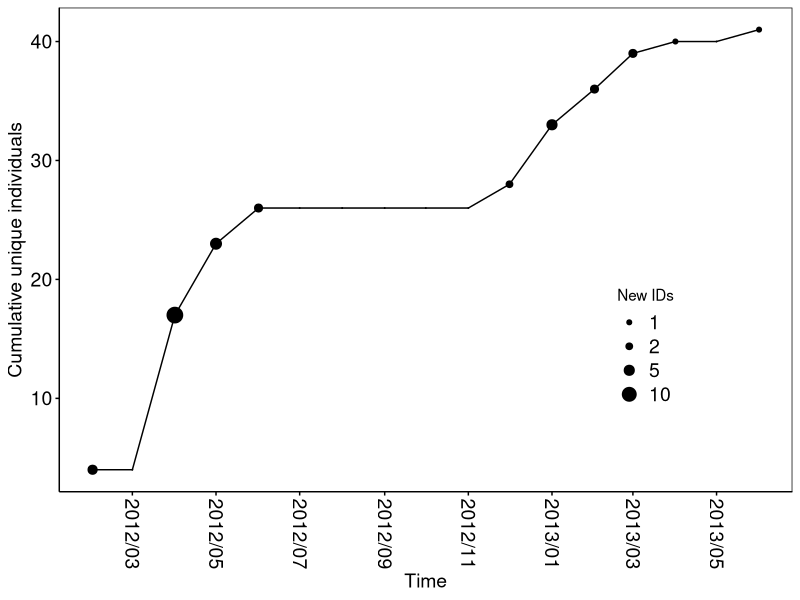
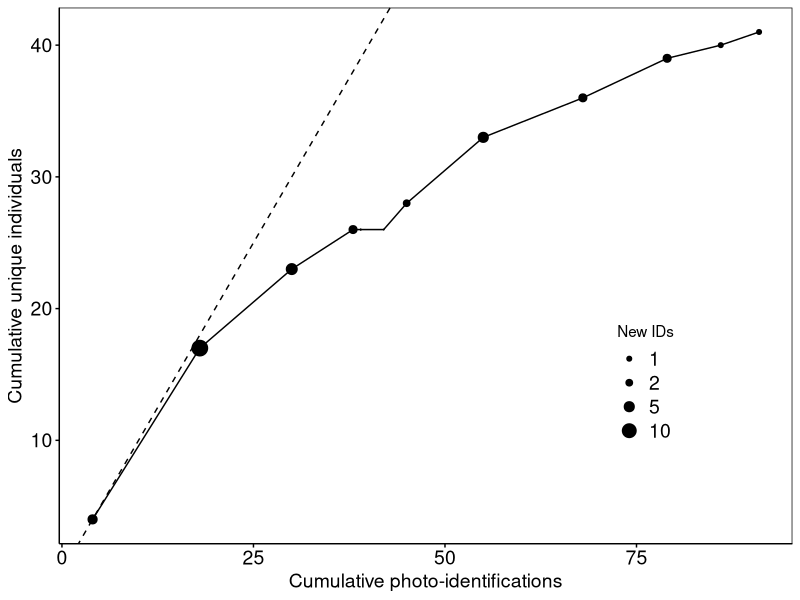
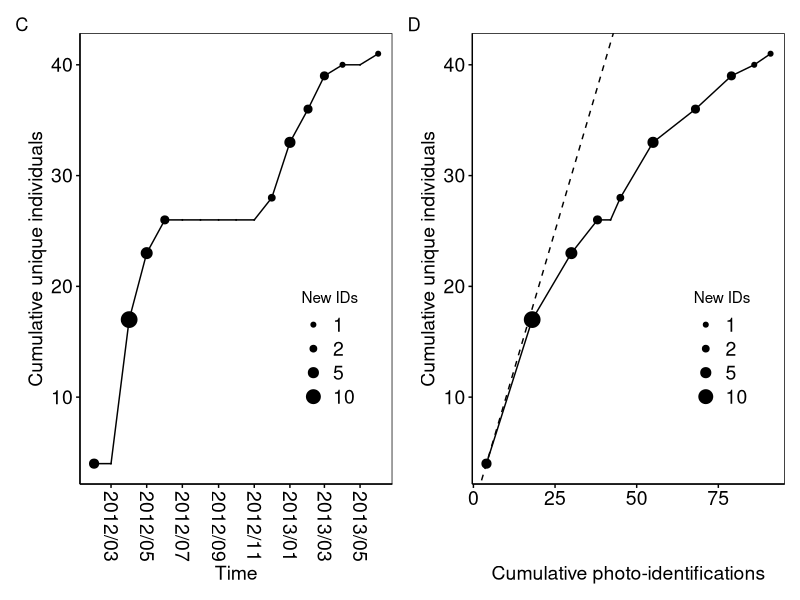
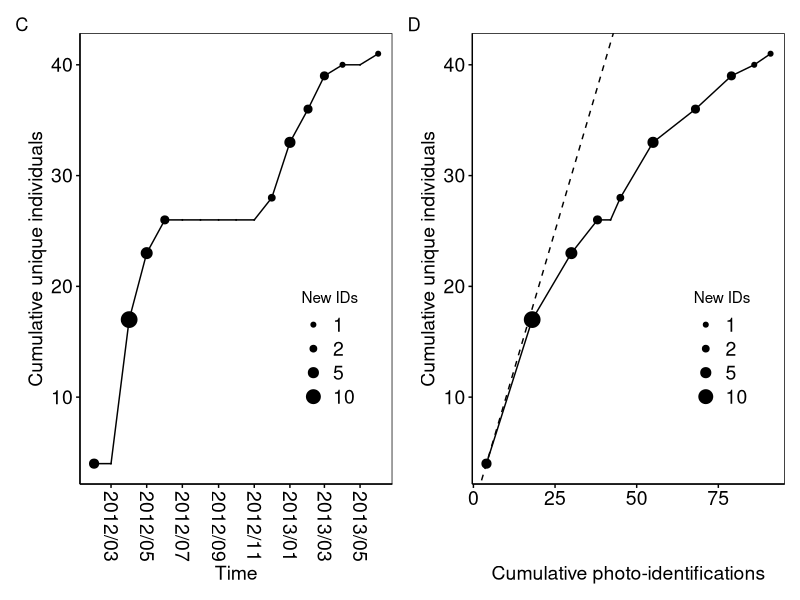

Write R code to recreate these figures, in order.
# Chris Oosthuizen
# Feb 2026

# plot discovery curves 2012

#--------------------------------------------
library(ggplot2)
library(ggpubr)
library(scales)

dat = read.csv("./data/discoverycurve2012.csv", header = T)
head(dat)
str(dat)

dat$date = as.POSIXct(dat$date)
str(dat)

dat$date2 <- as.Date(dat$date, format = "%d/%m/%Y")
dat$date2 <- format(dat$date2, "%Y/%m")
dat


# Plotting theme
theme_gg <- function () { 
  theme_bw() %+replace% 
    theme(
      axis.text = element_text(colour = "black"),
      # axis.title = element_blank(),
      axis.ticks = element_line(colour = "black"),
      panel.grid = element_blank(),
      strip.background = element_blank(),
      panel.border = element_rect(colour = "black", fill = NA),
      axis.line = element_line(colour = "black")
    )
}


# plot discovery curve against time

library(scales)

dc1 = ggplot(data = dat,
             aes(x = date, y = CumNew)) + 
  geom_line()+
  geom_point(aes(size = NewIDs)) +
  scale_size_area(max_size = 5, breaks = c(1, 2,5,10), name   = "New IDs") + 
  xlab("Time") +
  ylab("Cumulative unique individuals") +
  #  scale_x_continuous(expand = c(0, 0), limits = c(50, 200)) + 
  theme_gg() +
  font("xylab",size=14)+
  font("xy",size=14)+
  font("xy.text", size = 14) +
  font("legend.text",size = 14)+
  scale_x_datetime(labels = date_format("%Y/%m"), date_breaks = "2 months") +
  theme(axis.text.x = element_text(angle = -90, vjust = 0.5)) +
  theme(
    legend.position=c(0.8,0.3))+
  guides(fill=guide_legend(title="New IDs")) 

dc1

# discovery curve: new vs old individuals
dc2 = ggplot(data = dat,
             aes(x = CumAll, y = CumNew)) + 
  geom_line() + 
  geom_point(aes(size = NewIDs)) +
  scale_size_area(max_size = 5, breaks = c(1,2,5,10), name   = "New IDs") + 
  geom_abline(intercept = 0, slope = 1, size = 0.5, linetype = "dashed") +  # 1:1 line
  xlab("Cumulative photo-identifications") +
  ylab("Cumulative unique individuals") +
  #  scale_x_continuous(expand = c(0, 0), limits = c(50, 200)) + 
  theme_gg() +
  font("xylab",size=14)+
  font("xy",size=14)+
  font("xy.text", size = 14) +
  font("legend.text",size = 14)+
  theme(
    legend.position=c(0.8,0.3))

dc2

library(patchwork)

dc = dc1 + dc2 + 
  plot_layout(ncol = 2)+
  plot_annotation(tag_levels = list(c('C', 'D'), '1'))

dc

## Save Plot 
# pdf("./supplement/Sup5_discovery_curve_2012.pdf",
#     useDingbats = FALSE, width = 8, height = 5)
# print(dc)
# dev.off()

png(filename = "./supplement/Sup5_discovery_curve_2012.png", width = 2000, height = 1300, 
    pointsize = 8,  res = 300)
plot(dc)
dev.off()
